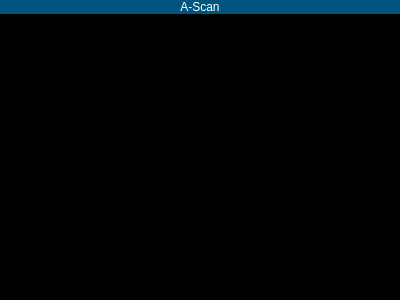
<?xml version="1.0" encoding="UTF-8"?>
<ui version="4.0">
 <class>AscanDisplay</class>
 <widget class="QWidget" name="AscanDisplay">
  <property name="geometry">
   <rect>
    <x>0</x>
    <y>0</y>
    <width>400</width>
    <height>300</height>
   </rect>
  </property>
  <property name="windowTitle">
   <string>Form</string>
  </property>
  <layout class="QVBoxLayout" name="verticalLayout" stretch="0,1,0">
   <property name="spacing">
    <number>0</number>
   </property>
   <property name="leftMargin">
    <number>0</number>
   </property>
   <property name="topMargin">
    <number>0</number>
   </property>
   <property name="rightMargin">
    <number>0</number>
   </property>
   <property name="bottomMargin">
    <number>0</number>
   </property>
   <item>
    <widget class="QLabel" name="title">
     <property name="styleSheet">
      <string notr="true">background-color: rgb(0, 85, 127);</string>
     </property>
     <property name="text">
      <string>&lt;html&gt;&lt;head/&gt;&lt;body&gt;&lt;p&gt;&lt;span style=&quot; color:#ffffff;&quot;&gt;A-Scan&lt;/span&gt;&lt;/p&gt;&lt;/body&gt;&lt;/html&gt;</string>
     </property>
     <property name="alignment">
      <set>Qt::AlignCenter</set>
     </property>
    </widget>
   </item>
   <item>
    <layout class="QHBoxLayout" name="horizontalLayout" stretch="0,1">
     <property name="spacing">
      <number>0</number>
     </property>
     <item>
      <widget class="QWidget" name="rulerWidget" native="true"/>
     </item>
     <item>
      <widget class="AscanWidget" name="ascanWidget" native="true">
       <property name="styleSheet">
        <string notr="true">background-color: rgb(0, 0, 0);</string>
       </property>
      </widget>
     </item>
    </layout>
   </item>
   <item>
    <widget class="QWidget" name="widget_3" native="true"/>
   </item>
  </layout>
 </widget>
 <customwidgets>
  <customwidget>
   <class>AscanWidget</class>
   <extends>QWidget</extends>
   <header>a_scan_widget.h</header>
   <container>1</container>
  </customwidget>
 </customwidgets>
 <resources/>
 <connections/>
</ui>
